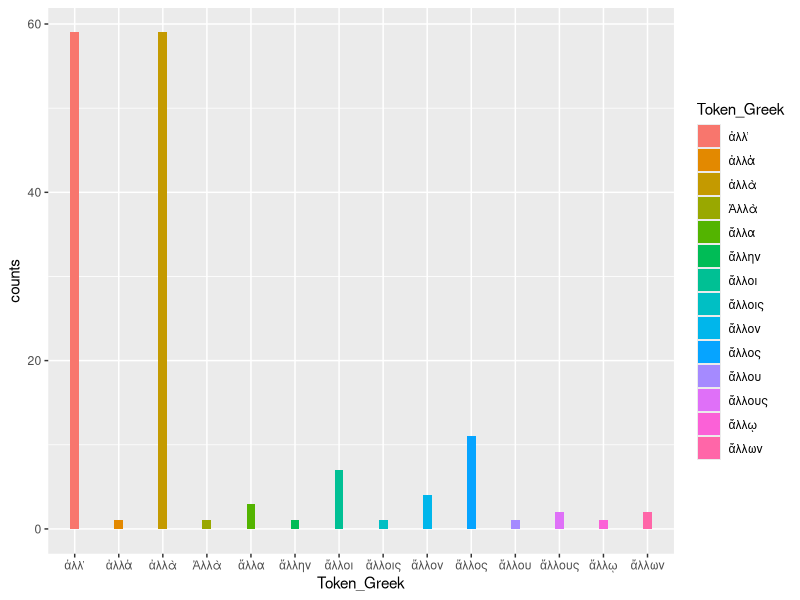
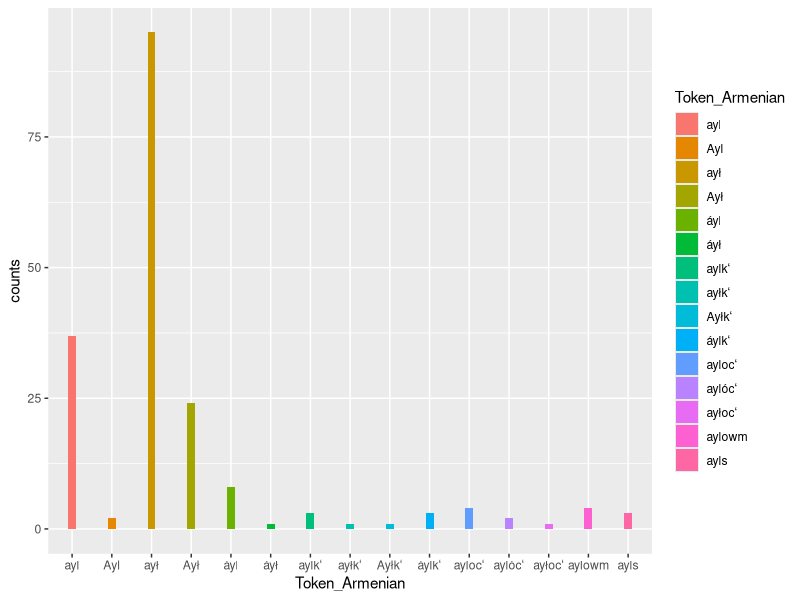
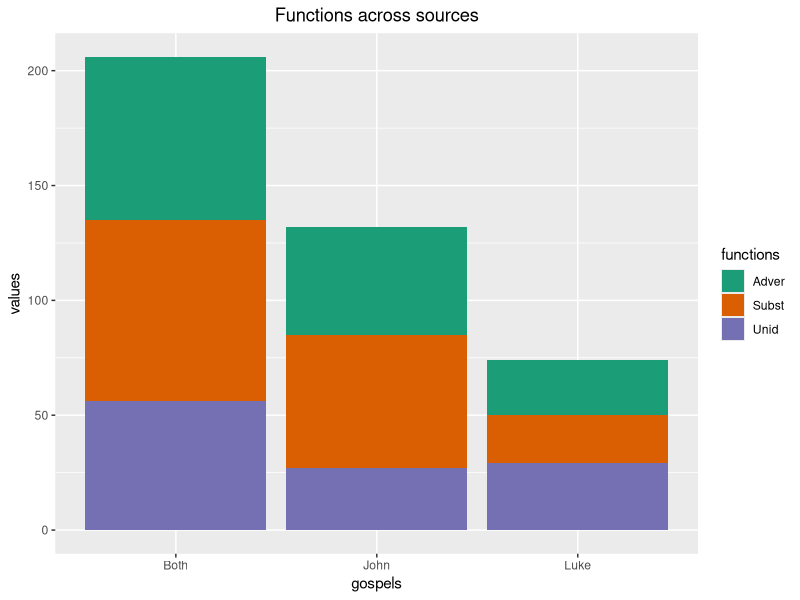
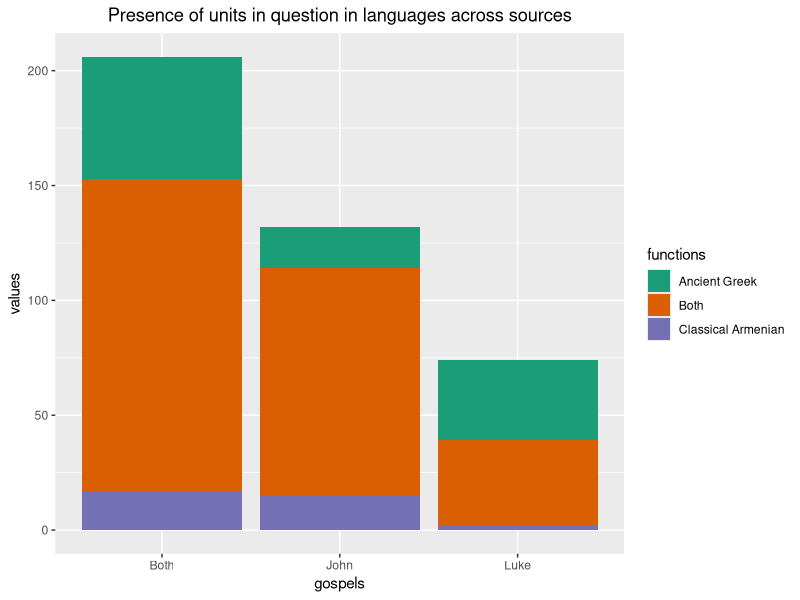

Generate these figures, in order, with R:
## ---- chunk 1
knitr::opts_chunk$set(echo = TRUE)
## ---- chunk 2
library(tidyverse)
library(ggplot2)
## ---- chunk 3
data <- read_csv('data.csv') |> as.data.frame()
head(data)
## ---- chunk 4
data |> 
  mutate(value = TRUE) |>
  pivot_wider(names_from = "Token_Greek", 
              values_from = "value", values_fill = FALSE) |>
  select(-c('NA')) |>
  summarise(across(where(is.logical), sum, na.rm = TRUE)) |>
  pivot_longer(cols=everything(), names_to = "Token_Greek", values_to = "counts") |>
  ggplot() +
  geom_col(aes(x=Token_Greek, y=counts, fill=Token_Greek), width = .2)
## ---- chunk 5
data |> 
  mutate(value = TRUE) |>
  pivot_wider(names_from = "Token_Armenian", 
              values_from = "value", values_fill = FALSE) |>
  select(-c('NA')) |>
  summarise(across(where(is.logical), sum, na.rm = TRUE)) |>
  pivot_longer(cols=everything(), names_to = "Token_Armenian", values_to = "counts") |>
  ggplot() +
  geom_col(aes(x=Token_Armenian, y=counts, fill=Token_Armenian), width = .2)
## ---- chunk 6
data <- data[c('Gospel', 'Function', 'where_found', 'Greek_found', 'Armenian_found')]
head(data)
## ---- chunk 7
data |> mutate_all(as.factor) |> summary()
## ---- chunk 8
data |> mutate_all(as.factor) |> filter(Gospel == 'JOHN') |> summary()
## ---- chunk 9
data |> mutate_all(as.factor) |> filter(Gospel == 'LUKE') |> summary()
## ---- chunk 10
gospels <- c(rep("Both", 3), rep("John", 3),
            rep("Luke", 3))

functions <- rep(c("Adver", "Subst", "Unid"), 3)

values <- c(71, 79, 56, 47, 58, 27, 24, 21, 29)

dataframe <- data.frame(gospels, functions, values)

ggplot(dataframe, aes(fill = functions,
                      y = values, x = gospels)) +
geom_bar(position = "stack", stat = "identity") +
ggtitle("Functions across sources") +
theme(plot.title = element_text(hjust = 0.5)) +
scale_fill_brewer(palette = "Dark2")
## ---- chunk 11
gospels <- c(rep("Both", 3), rep("John", 3),
            rep("Luke", 3))

functions <- rep(c("Both", "Ancient Greek", "Classical Armenian"), 3)

values <- c(136, 53, 17, 99, 18, 15, 37, 35, 2)

dataframe <- data.frame(gospels, functions, values)

ggplot(dataframe, aes(fill = functions,
                      y = values, x = gospels)) +
geom_bar(position = "stack", stat = "identity") +
ggtitle("Presence of units in question in languages across sources") +
theme(plot.title = element_text(hjust = 0.5)) +
scale_fill_brewer(palette = "Dark2")
## ---- chunk 12
for_table <- data[c('Function', 'Greek_found', 'Armenian_found')] |> filter(Armenian_found == 1)
for_table <- for_table[c('Function', 'Greek_found')]
cont_table = table(for_table)
cont_table
## ---- chunk 13
chisq.test(cont_table)
## ---- chunk 14
chisq.test(cont_table)$expected
## ---- chunk 15
for_table <- data[c('Function', 'Greek_found', 'Armenian_found')] |> filter(Armenian_found == 1) |> filter(Function == 'ADVER')
for_table <- for_table[c('Function', 'Greek_found')]
cont_table = table(for_table)
cont_table
## ---- chunk 16
chisq.test(cont_table)
## ---- chunk 17
for_table <- data[c('Function', 'Greek_found', 'Armenian_found')] |> filter(Armenian_found == 1) |> filter(Function == 'SUBST')
for_table <- for_table[c('Function', 'Greek_found')]
cont_table = table(for_table)
cont_table
## ---- chunk 18
chisq.test(cont_table)
## ---- chunk 19
for_table <- data[c('Function', 'Greek_found', 'Armenian_found')] |> filter(Armenian_found == 1) |> filter(Function == 'UNID')
for_table <- for_table[c('Function', 'Greek_found')]
cont_table = table(for_table)
cont_table
## ---- chunk 20
chisq.test(cont_table)
## ---- chunk 21
for_table <- data[c('Gospel', 'Function', 'Greek_found', 'Armenian_found')] |> filter(Gospel == 'JOHN') |> filter(Armenian_found == 1) |> filter(Function == 'ADVER')
for_table <- for_table[c('Function', 'Greek_found')]
cont_table = table(for_table)
cont_table
## ---- chunk 22
chisq.test(cont_table)
## ---- chunk 23
for_table <- data[c('Gospel', 'Function', 'Greek_found', 'Armenian_found')] |> filter(Gospel == 'JOHN') |> filter(Armenian_found == 1) |> filter(Function == 'SUBST')
for_table <- for_table[c('Function', 'Greek_found')]
cont_table = table(for_table)
cont_table
## ---- chunk 24
for_table <- data[c('Gospel', 'Function', 'Greek_found', 'Armenian_found')] |> filter(Gospel == 'JOHN') |> filter(Armenian_found == 1) |> filter(Function == 'UNID')
for_table <- for_table[c('Function', 'Greek_found')]
cont_table = table(for_table)
cont_table
## ---- chunk 25
for_table <- data[c('Gospel', 'Function', 'Greek_found', 'Armenian_found')] |> filter(Gospel == 'LUKE') |> filter(Armenian_found == 1) |> filter(Function == 'ADVER')
for_table <- for_table[c('Function', 'Greek_found')]
cont_table = table(for_table)
cont_table
## ---- chunk 26
chisq.test(cont_table)
## ---- chunk 27
for_table <- data[c('Gospel', 'Function', 'Greek_found', 'Armenian_found')] |> filter(Gospel == 'LUKE') |> filter(Armenian_found == 1) |> filter(Function == 'SUBST')
for_table <- for_table[c('Function', 'Greek_found')]
cont_table = table(for_table)
cont_table
## ---- chunk 28
chisq.test(cont_table)
## ---- chunk 29
for_table <- data[c('Gospel', 'Function', 'Greek_found', 'Armenian_found')] |> filter(Gospel == 'LUKE') |> filter(Armenian_found == 1) |> filter(Function == 'UNID')
for_table <- for_table[c('Function', 'Greek_found')]
cont_table = table(for_table)
cont_table
## ---- chunk 30
chisq.test(cont_table)
